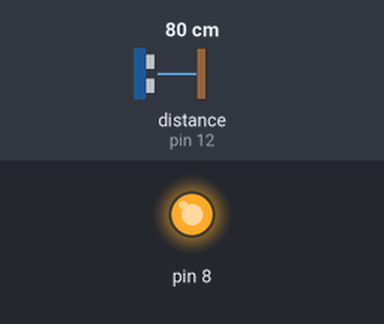
Simulated run of this sketch. Board: Arduino Uno, built with avr-gcc and run on an emulated ATmega328P. Shown: output pins drawn as LEDs (lit = HIGH). Wiring (inferred from the names in the program): ultrasonic range finder: trigger pin 13; echo pin 12. The test bench sets the inputs (shaded band); at power-on: distance to the obstacle (sensor on pin 12) 80 cm. The echo pulse lasts 58.3 µs per cm; pins used as bus, display or sensor lines are not drawn.

Above: at 1.8 s.
1.9 s: distance to the obstacle (sensor on pin 12) set to 56 cm
3.4 s: distance to the obstacle (sensor on pin 12) set to 47 cm
At 4.4 s:
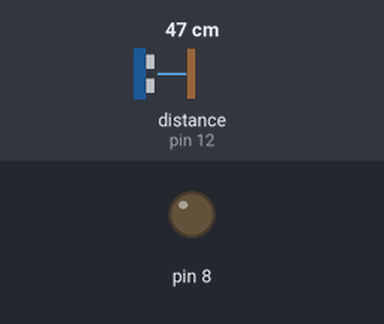
5.5 s: distance to the obstacle (sensor on pin 12) set to 60 cm
At 7.2 s:
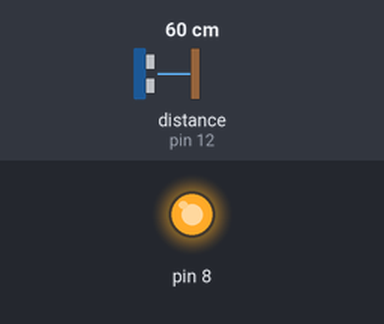
7.5 s: distance to the obstacle (sensor on pin 12) set to 2 cm
At 9.3 s:
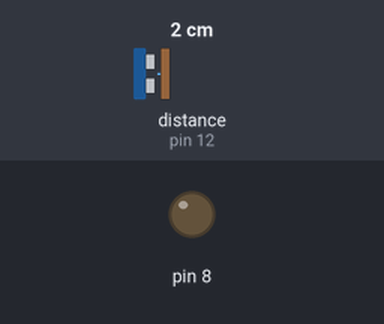
Timing chart, 0 to 10.5 s (numbered marks = the images above; inputs shaded):
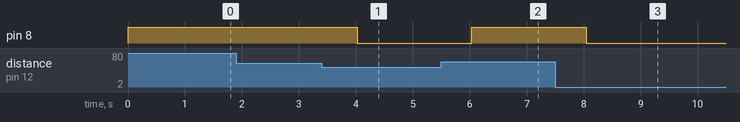

The sketch:

Script_Arduino_Uno.ino
```cpp
const int trigPin = 13;
const int echoPin = 12;

void setup() {
Serial.begin(9600);
pinMode(trigPin, OUTPUT);
pinMode(echoPin, INPUT);
pinMode(8, OUTPUT);
}
void motorState(int state)
{}
void loop()
{
int duration, distance;
 {
digitalWrite(trigPin, HIGH);
delay(1);
digitalWrite(trigPin, LOW);
duration = pulseIn(echoPin, HIGH);
distance = (duration/2) / 29.1;
if (distance <= 50 && distance >= 0)
{
 motorState(LOW);
digitalWrite(8,LOW);
   delay(1000);
}
else {
   motorState(HIGH);
digitalWrite(8,HIGH);
delay(1000);
}
 }}
```

Measured:
- the behaviour switches between 52 and 51 cm on distance to the obstacle (sensor on pin 12) (found by bisection; images 0 and 1)
- after the input at 1.9 s, every drawn part: stays the same
- after the input at 3.4 s, pin 8: HIGH → LOW after 0.63 s
- after the input at 5.5 s, pin 8: LOW → HIGH after 0.54 s
- after the input at 7.5 s, pin 8: HIGH → LOW after 0.54 s
